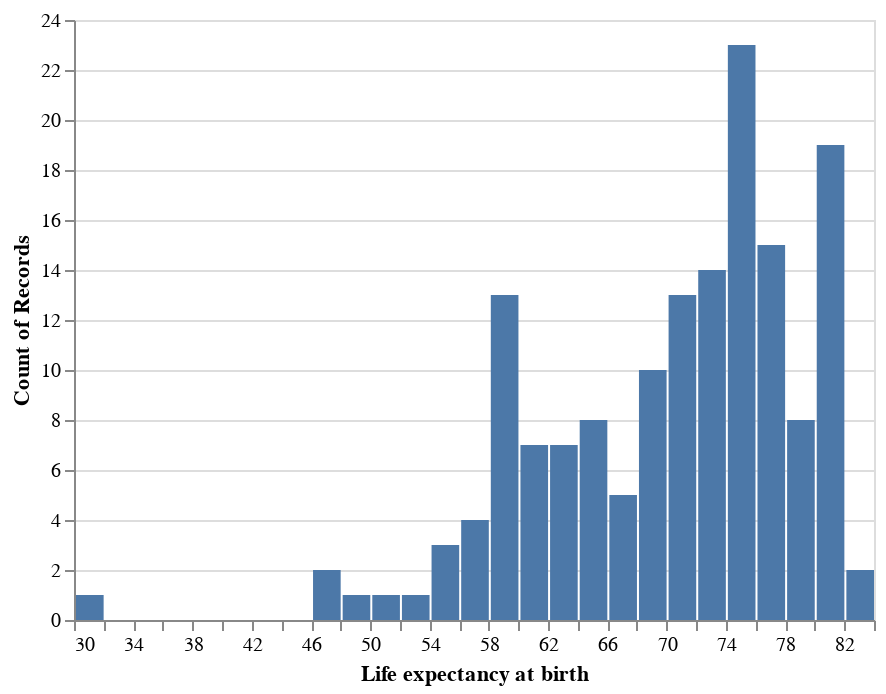

The code cell stored with this chart in its notebook:
### Markdown cell above
However, the filtering step can be handled *within the plotting commands* using `.transform_filter()`. 

This uses a helper command to specify the filtering condition -- in the above example, the filtering condition is that `Year` is equal to `2010`. A filtering condition is referred to in Altair as a 'field predicate'. In the above example:
* filtering field: `Year`
* field predicate: equals `2010`

There are different helpers for different types of field predicates -- you can find a complete list [in the documentation](https://altair-viz.github.io/user_guide/transform/filter.html).

Here is how to use `.transform_filter()` to make the same histogram shown above, but skipping the step of storing a subset of the data under a separate name:

### Code cell
# filter and plot
alt.Chart(data).transform_filter(
    alt.FieldEqualPredicate(field = 'Year', 
                            equal = 2010)
).mark_bar().encode(
    x = alt.X('All', 
              bin = alt.Bin(step = 2), 
              title = 'Life expectancy at birth'),
    y = 'count()'
)

### Figure 1 — Vega-Lite specification as saved in the notebook (floating-point values rounded to 4 significant figures; data arrays with more than 128 entries replaced by an {"elided": "..."} marker saying what was removed)
{"config": {"view": {"continuousWidth": 400, "continuousHeight": 300}}, "data": {"name": "data-c482617b7135038ac9b5a73542beb500"}, "mark": "bar", "encoding": {"x": {"type": "quantitative", "bin": {"step": 2}, "field": "All", "title": "Life expectancy at birth"}, "y": {"type": "quantitative", "aggregate": "count"}}, "transform": [{"filter": {"equal": 2010, "field": "Year"}}], "$schema": "https://vega.github.io/schema/vega-lite/v4.8.1.json", "datasets": {"data-c482617b7135038ac9b5a73542beb500": {"elided": "620 records"}}}
